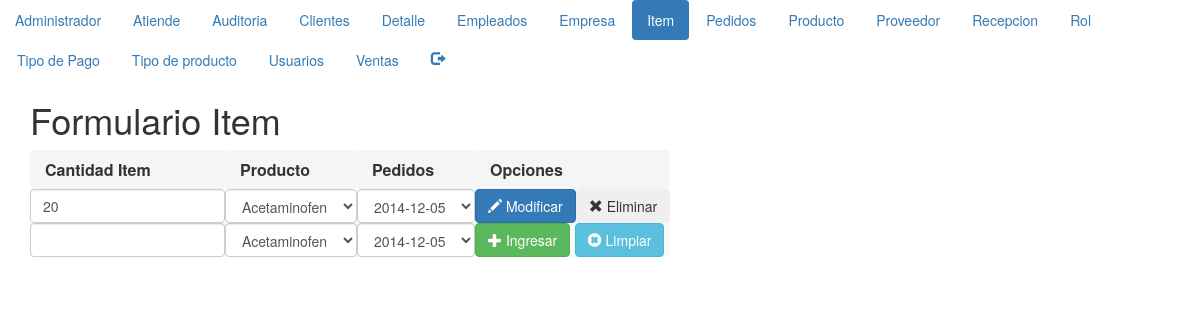
The page /formularioitem.php (signed in) on the database its author committed.
### tables this page shows
CREATE TABLE IF NOT EXISTS `item` (
  `IdItem` mediumint(9) NOT NULL,
  `CantidadItem` int(11) NOT NULL,
  `IdProductoItem` mediumint(9) NOT NULL,
  `IdPedidosItem` mediumint(9) NOT NULL
);

CREATE TABLE IF NOT EXISTS `producto` (
  `IdProducto` mediumint(9) NOT NULL,
  `NombreProducto` varchar(45) NOT NULL,
  `PrecioProducto` varchar(20) NOT NULL,
  `PrecioFabricaProducto` varchar(20) NOT NULL,
  `PrecioVenta` varchar(20) NOT NULL,
  `FechaVencimiento` date NOT NULL,
  `IdTipoProductoProducto` mediumint(9) NOT NULL,
  `IdProveedorProducto` mediumint(9) NOT NULL
);

CREATE TABLE IF NOT EXISTS `pedidos` (
  `IdPedidos` mediumint(9) NOT NULL,
  `FechaPedidos` date NOT NULL,
  `PersonaAtiende` varchar(45) NOT NULL
);

### item.php (called while the page is built, shortened)
<?php
    class Item{
        private $_conexion;
        private $_paginacion = 10;
        function __construct($conexion,$IdItem,$CantidadItem,$IdProductoItem,$IdPedidosItem){
            $this->_conexion = $conexion;
        }
        function listar($pagina){
            if ($pagina<=0){
                $listado = mysqli_query($this->_conexion,"SELECT * FROM item ORDER BY IdItem");
            }else{
                $paginacionMax = $pagina * $this->_paginacion;
                $paginacionMin = $paginacionMax - $this->_paginacion;
                $listado = mysqli_query($this->_conexion,"SELECT * FROM item ORDER BY IdItem LIMIT $paginacionMin, $paginacionMax") or die (mysqli_error($this->_conexion));
            }
            return $listado;
        }
         function getPermiso($idUsuario){
            $permisos=mysqli_query($this->_conexion,"SELECT ".static::class."rol AS elPermiso FROM rol WHERE IdRol IN(SELECT IdRolUsuario FROM Usuario WHERE IdUsuario = $idUsuario)");
            $unRegistro=mysqli_fetch_array($permisos);
            return $unRegistro["elPermiso"];
        }
    }
?>

### producto.php (called while the page is built, shortened)
<?php
    class Producto{
        private $_conexion;
        private $_paginacion = 10;
        function __construct($conexion,$IdProducto,$NombreProducto,$PrecioProducto,$PrecioFabricaProducto,$PrecioVenta,$FechaVencimiento,$IdTipoProductoProducto,$IdProveedorProducto){
            $this->_conexion = $conexion;
        }
        function listar($pagina){
            if ($pagina<=0){
                $listado = mysqli_query($this->_conexion,"SELECT * FROM producto ORDER BY IdProducto");
            }else{
                $paginacionMax = $pagina * $this->_paginacion;
                $paginacionMin = $paginacionMax - $this->_paginacion;
                $listado = mysqli_query($this->_conexion,"SELECT * FROM producto ORDER BY IdProducto LIMIT $paginacionMin, $paginacionMax") or die (mysqli_error($this->_conexion));
            }
            return $listado;
        }
    }
?>

### pedidos.php (called while the page is built, shortened)
<?php
    class Pedidos{
        private $_conexion;
        private $_paginacion = 10;
        function __construct($conexion,$IdPedidos,$FechaPedidos,$PersonaAtiende){
            $this->_conexion = $conexion;
        }
        function listar($pagina){
            if ($pagina<=0){
                $listado = mysqli_query($this->_conexion,"SELECT * FROM pedidos ORDER BY IdPedidos");
            }else{
                $paginacionMax = $pagina * $this->_paginacion;
                $paginacionMin = $paginacionMax - $this->_paginacion;
                $listado = mysqli_query($this->_conexion,"SELECT * FROM pedidos ORDER BY IdPedidos LIMIT $paginacionMin, $paginacionMax") or die (mysqli_error($this->_conexion));
            }
            return $listado;
        }
    }
?>

### formularioitem.php (the view, shortened to what this page needs)
<?php
    if (isset($_SESSION['id'])){
?>
<html>
<head>
<link rel="stylesheet" href="https://maxcdn.bootstrapcdn.com/bootstrap/3.3.7/css/bootstrap.min.css">
</head>
<body>
    <?php
        include_once("menu.php");
        $pagina = (isset($_GET['pag']))?$_GET['pag']:"1";
    ?>
    <div class="container">
    <header>
        <h1>Formulario Item</h1>
    </header>
    <table class="table-striped">
    <tbody>
        <tr>
        <th scope="col" class="breadcrumb">Cantidad Item</th>
        <th scope="col" class="breadcrumb">Producto</th>
        <th scope="col" class="breadcrumb">Pedidos</th>
        <th scope="col" class="breadcrumb">Opciones</th>
        </tr>
<?php
        include_once("../Modelo/conexion.php");
        $objetoConexion = new conexion();
        $conexion = $objetoConexion->conectar();
         include_once("../Modelo/producto.php");
        $objetoProducto = new Producto($conexion,0,'nombreproducto','precioproducto','preciofabricaproducto','precioventa','fechavencimiento','idtipoproductoproducto','idproveedorproducto');
        $listaProductos = $objetoProducto->listar(0);
        include_once("../Modelo/pedidos.php");
        $objetoPedidos = new Pedidos($conexion,0,'fechapedidos','personaatiende');
        $listaPedidoss = $objetoPedidos->listar(0);
        include_once("../Modelo/item.php");
        $objetoItem = new Item($conexion,0,'cantidaddetalle','idventasdetalle','idproductodetalle');
        $listaItems = $objetoItem->listar($pagina);
        $permiso = $objetoItem->getPermiso($_SESSION['id']);
if (stripos($permiso,"r")!==false){
        while($unRegistro = mysqli_fetch_array($listaItems)){
            echo '<tr><form id="fModificarItem"'.$unRegistro["IdItem"].' action="../Controlador/Controladoritem.php" method="post">';
            echo '<td><input type="hidden" name="fIdItem"         value="'.$unRegistro['IdItem'].'">';
            echo '    <input type="text" name="fCantidadItem"  class="form-control"    value="'.$unRegistro['CantidadItem'].'"></td>';
            echo '<td><select name="fIdProductoItem" class="form-control">';
            while($otroRegistro = mysqli_fetch_array($listaProductos)){
                echo "<option value='{$otroRegistro['IdProducto']}'";
                if($unRegistro['IdProductoItem']==$otroRegistro['IdProducto']){
                    echo " selected ";
                }
                echo ">{$otroRegistro['NombreProducto']}</option>";
            }
            mysqli_data_seek($listaProductos,0);
            echo '</select></td>';
            echo '<td><select name="fIdPedidosItem" class="form-control">';
            while($otroRegistro = mysqli_fetch_array($listaPedidoss)){
                echo "<option value='{$otroRegistro['IdPedidos']}'";
                if($unRegistro['IdPedidosItem']==$otroRegistro['IdPedidos']){
                    echo " selected ";
                }
                echo ">{$otroRegistro['FechaPedidos']}</option>";
            }
            mysqli_data_seek($listaPedidoss,0);
            echo '</select></td>';
           echo '<td>';
            if (stripos($permiso,"u")!==false){
                echo '<button type="submit" class="btn btn-primary" name="fEnviar" value="Modificar"><span class="glyphicon glyphicon-pencil" aria-hidden="true"></span> Modificar</button>';
            }
            if (stripos($permiso,"d")!==false){
                echo '<button type="submit" class="btn btn-secondary" name="fEnviar" value="Eliminar"><span class="glyphicon glyphicon-remove" aria-hidden="true"></span> Eliminar</button>';
            }
            echo '</td>';
            echo '</form></tr>';
        }
}
    ?>
         <?php
        if (stripos($permiso,"c")!==false){
        ?>
            <tr><form id="fIngresarItem" action="../Controlador/Controladoritem.php" method="post">
                <td><input type="hidden" name="fIdItem" value="0">
                    <input type="text" name="fCantidadItem" class="form-control"></td>
                <td><select name="fIdProductoItem" class="form-control">
            <?php
                    while($otroRegistro = mysqli_fetch_array($listaProductos)){
                       echo "<option value='{$otroRegistro['IdProducto']}'>{$otroRegistro['NombreProducto']}</option>";
                    }
            ?>
                </select></td>
                <td><select name="fIdPedidosItem" class="form-control">
            <?php
                    while($otroRegistro = mysqli_fetch_array($listaPedidoss)){
                       echo "<option value='{$otroRegistro['IdPedidos']}'>{$otroRegistro['FechaPedidos']}</option>";
                    }
            ?>
                </select></td>
                <td><button type="submit" class="btn btn-success" name="fEnviar" value="Ingresar"><span class="glyphicon glyphicon-plus" aria-hidden="true"></span> Ingresar</button>
                    <button type="reset" class="btn btn-info" name="fEnviar" value="Limpiar"><span class="glyphicon glyphicon-remove-sign" aria-hidden="true"></span> Limpiar</button></td>
                </form></tr>
        <?php
        }
        ?>
        </tbody>
    </table>
    <nav></nav>
</div>
</body>
</html>
<?php
    }else{
        header("location:../index.html");
    }
?>

### rows shown on the page
item: fCantidadItem "20", fIdProductoItem "Acetaminofen", fIdPedidosItem "2014-12-05"

### other values the page prints
form field fIdProductoItem "Acetaminofen"
form field fIdPedidosItem "2014-12-05"
